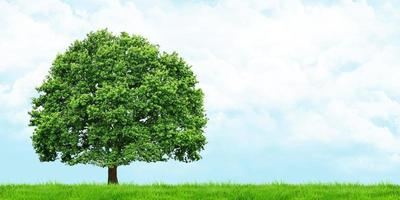
#> input picture Arvore.jpg, 400 x 200 px
$ python segmentacao2.py   (older library calls are emulated)
#> lines starting #> are read from the running program, lines starting #| are printed output that depends on the picture; after the words box and inside, x2 and y2 are one past the last pixel; in counts of white or black regions, pixels touching at a corner belong together
import cv2
import numpy as np
import matplotlib.pyplot as plt

def apply_chan_vese(image, mu=0.2, lambda1=1, lambda2=1.5, tol=1e-3, max_iter=200):
    """Aplica o filtro Chan-Vese e retorna tanto o level set quanto a máscara."""
    # Pré-processamento
    if len(image.shape) == 3:
        image = cv2.cvtColor(image, cv2.COLOR_BGR2GRAY)

    # Normaliza a imagem
    image = image.astype(np.float32) / 255

    # Inicialização do level set - ajustado para forma de árvore
    height, width = image.shape
    center_x, center_y = width // 2, height // 2
    y, x = np.ogrid[:height, :width]
    # Ajusta a forma inicial para ser mais adequada a uma árvore
    phi = ((y - height*0.6)**2 / (height/2)**2 +
           (x - center_x)**2 / (width/2)**2 - 1)

    # Iterações do Chan-Vese
    dt = 0.5
    for iteration in range(max_iter):
        # Define regiões
        inside = phi >= 0
        outside = phi < 0

        # Calcula médias
        c1 = np.mean(image[inside]) if np.any(inside) else 0
        c2 = np.mean(image[outside]) if np.any(outside) else 0

        # Atualiza level set
        curvatura = cv2.Laplacian(phi.astype(np.float32), cv2.CV_32F)
        fitting = (lambda1 * (image - c1)**2 - lambda2 * (image - c2)**2)
        dphi = dt * (mu * curvatura - fitting)
        phi += dphi

        if np.max(np.abs(dphi)) < tol:
            break

    return phi, image

def main():
    # Carrega a imagem
    image = cv2.imread('Arvore.jpg')
#> image is the input picture: shape (200, 400, 3); mean B, G, R 185.5, 209.4, 183
    if image is None:
        print("Erro ao carregar a imagem.")
        return

    # Redimensiona para um tamanho gerenciável
    max_size = 800
    height, width = image.shape[:2]
#> height = 200; width = 400
    if max(height, width) > max_size:
        scale = max_size / max(height, width)
        new_width = int(width * scale)
        new_height = int(height * scale)
        image = cv2.resize(image, (new_width, new_height))

    # Aplica o filtro
    phi, gray_image = apply_chan_vese(image)
#> in apply_chan_vese, `image = cv2.cvtColor(image, cv2.COLOR_BGR2GRAY)`:
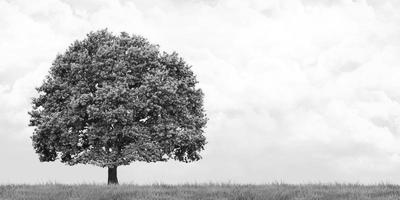
#> image: shape (200, 400); min 4, max 255, mean 198.8
#> the loop in apply_chan_vese, `for iteration in range(max_iter):` made 200 passes
#> (c1, c2) on passes 1 to 3: (0.924, 0.73), (0.931, 0.723), (0.937, 0.715)
#> pass 1, in apply_chan_vese, `fitting = (lambda1 * (image - c1)**2 - lambda2 * (image - c2)**2)`:
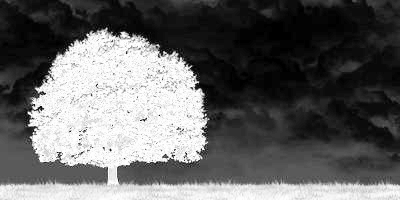
#> fitting: shape (200, 400) float32; min -0.104, max 0.113, mean -0.0191; drawn with min black and max white
#> pass 1, in apply_chan_vese, `dphi = dt * (mu * curvatura - fitting)`:
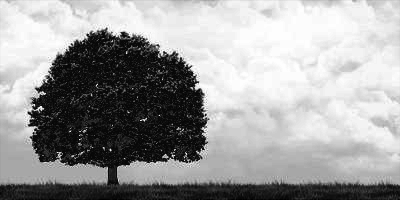
#> dphi: shape (200, 400) float32; min -0.0595, max 0.0519, mean 0.0095; drawn with min black and max white
#> pass 2, in apply_chan_vese, `inside = phi >= 0`:
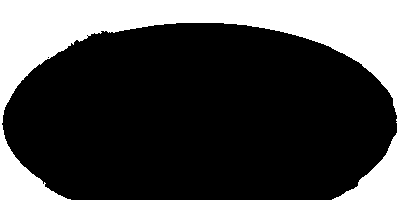
#> inside: shape (200, 400) bool; 27.3% white; 1 white region, box (x1, y1, x2, y2) and area: (0, 0, 400, 200) 21876
#> after the loop in apply_chan_vese, `for iteration in range(max_iter):`:
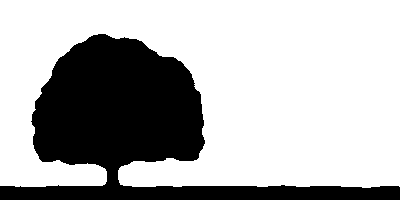
#> inside: shape (200, 400) bool; 70.2% white; 1 black region, box (x1, y1, x2, y2) and area: (0, 34, 400, 200) 23821
#> after the loop in apply_chan_vese, `for iteration in range(max_iter):`:
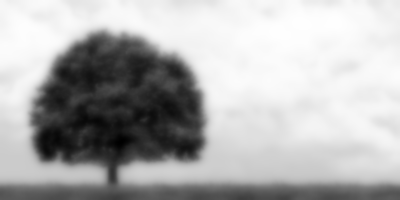
#> phi: shape (200, 400) float64; min -47.75, max 49.33, mean 19.9; drawn with min black and max white
    mask = (phi >= 0).astype(np.uint8) * 255
#> mask: shape (200, 400); 70.2% white; 1 black region, box (x1, y1, x2, y2) and area: (0, 34, 400, 200) 23813

    # Configuração da figura
    plt.figure(figsize=(15, 5))

    # Imagem original
    plt.subplot(131)
    plt.title('Imagem Original')
    plt.imshow(cv2.cvtColor(image, cv2.COLOR_BGR2RGB))  # Convertendo BGR para RGB
    plt.axis('off')

    # Imagem com contorno
    plt.subplot(132)
    plt.title('Contorno Chan-Vese')
    plt.imshow(cv2.cvtColor(image, cv2.COLOR_BGR2RGB))  # Convertendo BGR para RGB
    plt.contour(phi, [0], colors='red', linewidths=2)
    plt.axis('off')

    # Máscara binária
    plt.subplot(133)
    plt.title('Máscara Binária')
    plt.imshow(mask, cmap='gray')
    plt.axis('off')

    plt.tight_layout()
    plt.show()
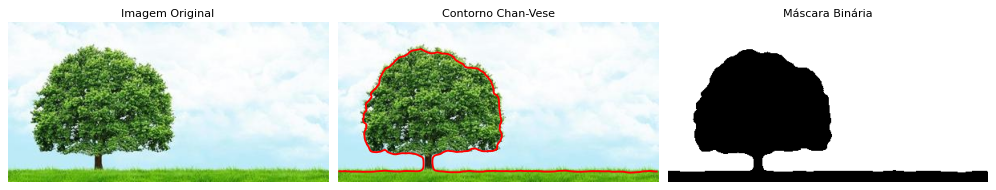
#> figure drawn by matplotlib, 3 panels

if __name__ == "__main__":
    main()

$ run again, with Galaxia.png saved as Arvore.jpg
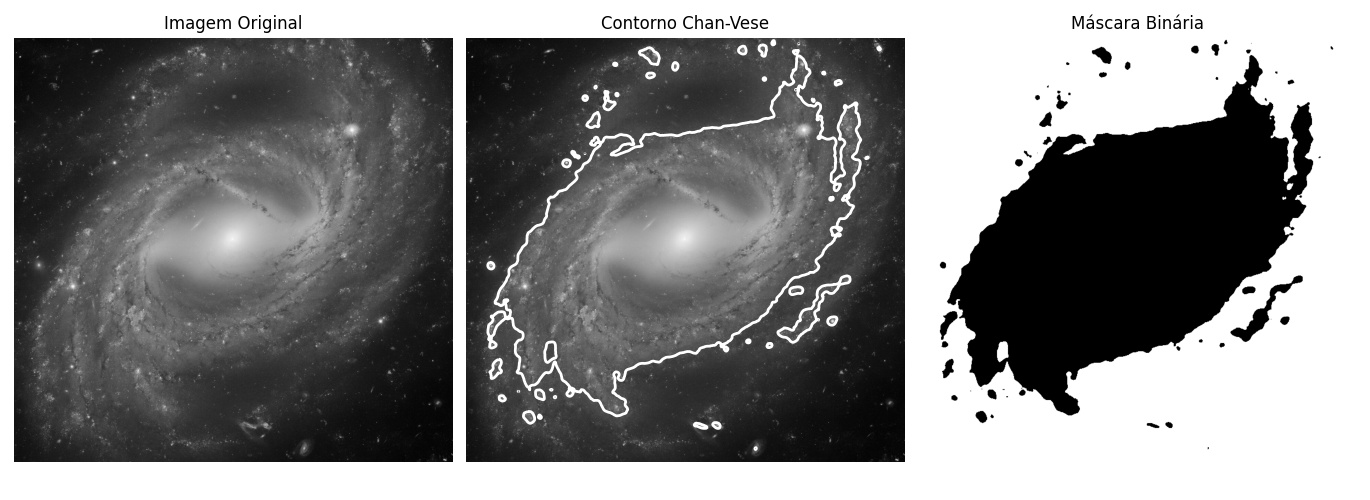
#> input picture Galaxia.png, 1370 x 500 px
#> in main, image is the input picture: shape (500, 1370, 3); min 0, max 255, mean 130
#> the loop in apply_chan_vese, `for iteration in range(max_iter):` made 200 passes
#> (c1, c2) on passes 1 to 3: (0.708, 0.44), (0.808, 0.391), (0.905, 0.319)
#> pass 2, in apply_chan_vese, `inside = phi >= 0`:
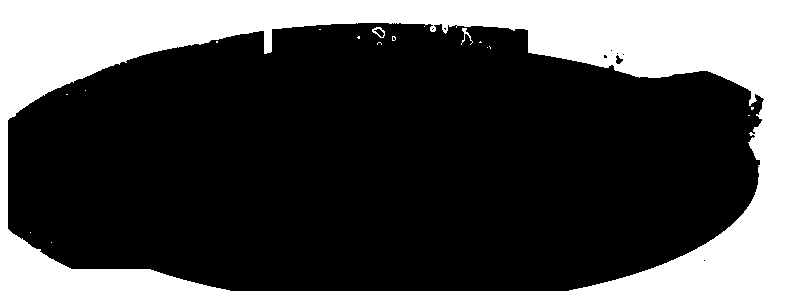
#> inside: shape (291, 799) bool; 28.3% white; 18 white regions (15 under 20 px), largest, box (x1, y1, x2, y2) and area: (0, 0, 799, 291) 65560, (372, 27, 385, 38) 56, (461, 28, 473, 45) 56
#> mask: shape (291, 799); 38.9% white; 17 white regions (9 under 20 px), largest, box (x1, y1, x2, y2) and area: (0, 0, 799, 291) 84114, (81, 114, 192, 160) 3048, (345, 115, 455, 159) 2988
#> in main, `plt.show()`:
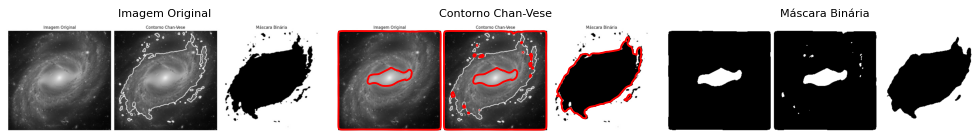
#> figure drawn by matplotlib, 3 panels
